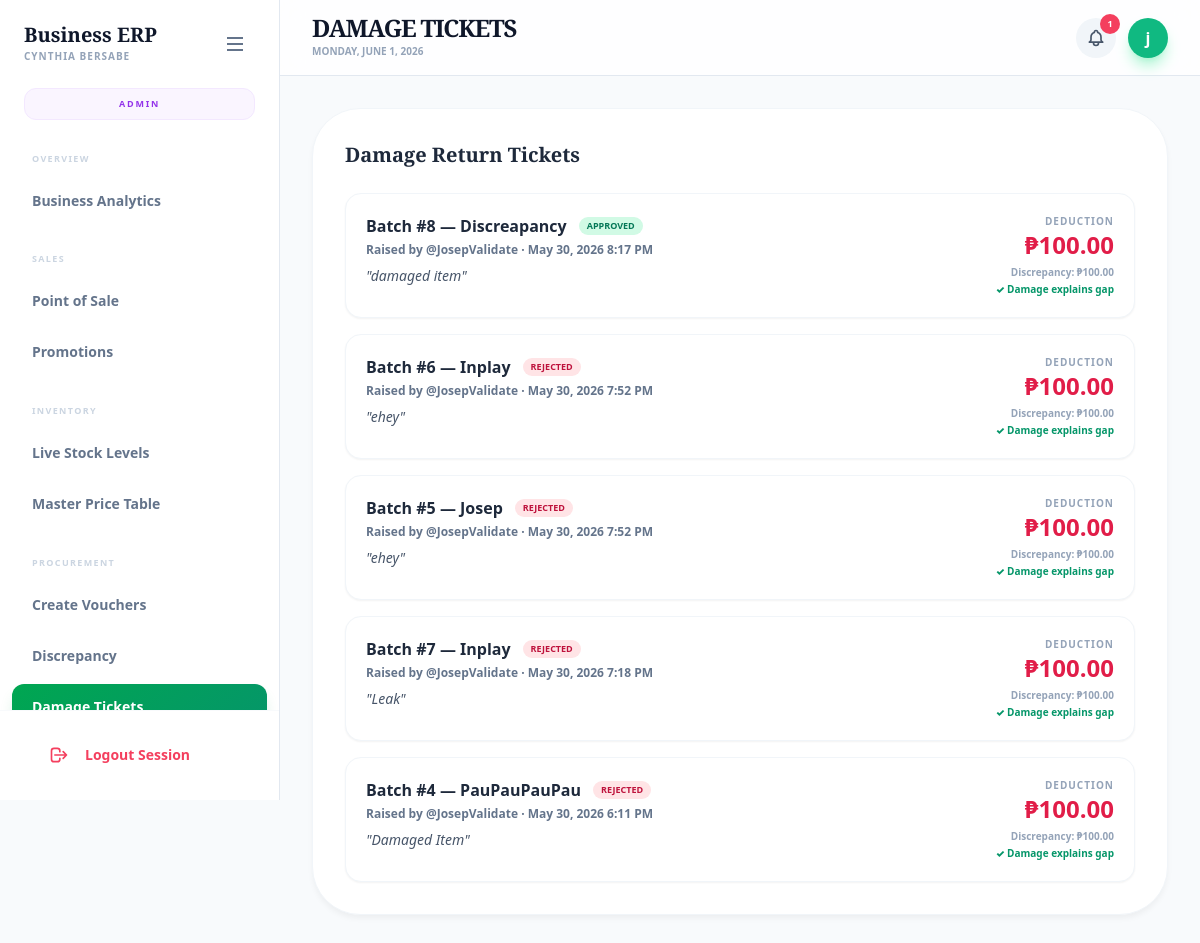
/staff/procurement/damage_review.php (signed in), run on the app's committed database.
### tables this page shows
CREATE TABLE `delivery_damage_tickets` (
  `id` int(11) NOT NULL AUTO_INCREMENT,
  `batch_id` int(11) NOT NULL,
  `raised_by` int(11) DEFAULT NULL,
  `raised_by_username` varchar(100) NOT NULL,
  `status` enum('pending','approved','rejected','expired') DEFAULT 'pending',
  `damage_summary` text DEFAULT NULL,
  `total_deduction` decimal(10,2) DEFAULT 0.00,
  `snapshot_discrepancy` decimal(10,2) DEFAULT NULL,
  `reviewed_by` int(11) DEFAULT NULL,
  `reviewed_by_username` varchar(100) DEFAULT NULL,
  `reviewed_at` datetime DEFAULT NULL,
  `admin_notes` text DEFAULT NULL,
  `created_at` timestamp NOT NULL DEFAULT current_timestamp(),
  PRIMARY KEY (`id`),
  KEY `batch_id` (`batch_id`),
  CONSTRAINT `delivery_damage_tickets_ibfk_1` FOREIGN KEY (`batch_id`) REFERENCES `receiving_batches` (`id`)
);

CREATE TABLE `receiving_batches` (
  `id` int(11) NOT NULL AUTO_INCREMENT,
  `receiver_id` int(11) DEFAULT NULL,
  `receiver_username` varchar(100) DEFAULT NULL,
  `status` enum('pending_request','pending_validation','pending_inventory','validated_tally','validated_discrepancy','on_hold','completed','rejected','pending_reprice') DEFAULT 'pending_request',
  `supplier_name` varchar(255) DEFAULT NULL,
  `supplier_contact` varchar(255) DEFAULT NULL,
  `control_subtotal` decimal(12,2) DEFAULT NULL,
  `computed_subtotal` decimal(12,2) DEFAULT NULL,
  `tally_result` enum('match','discrepancy') DEFAULT NULL,
  `request_created_by` int(11) DEFAULT NULL,
  `request_created_at` datetime DEFAULT NULL,
  `validator_id` int(11) DEFAULT NULL,
  `validated_at` datetime DEFAULT NULL,
  `resolution_action` enum('reopen_receiver','reopen_validator','override','rejected','reopen_price_checker') DEFAULT NULL,
  `resolution_by` int(11) DEFAULT NULL,
  `resolution_reason` text DEFAULT NULL,
  `resolution_at` datetime DEFAULT NULL,
  `inventory_pushed_at` datetime DEFAULT NULL,
  `created_at` timestamp NOT NULL DEFAULT current_timestamp(),
  PRIMARY KEY (`id`)
);

### staff/procurement/damage_review.php (the view, shortened to what this page needs)
<?php
include '../../config/db.php';
$tq = $conn->query(
    "SELECT ddt.*, rb.supplier_name, rb.computed_subtotal, rb.control_subtotal,
            COALESCE(ddt.snapshot_discrepancy, ABS(rb.control_subtotal - rb.computed_subtotal)) AS effective_discrepancy
     FROM delivery_damage_tickets ddt
     JOIN receiving_batches rb ON rb.id = ddt.batch_id
     ORDER BY FIELD(ddt.status,'pending','approved','rejected','expired'), ddt.created_at DESC
     LIMIT 50"
);
$tickets = $tq ? $tq->fetch_all(MYSQLI_ASSOC) : [];
include '../layout_top.php';
?>
<div class="max-w-5xl mx-auto space-y-6">
    <div class="card-modern p-8">
        <h3 class="serif-title text-xl font-black text-slate-800 mb-6">Damage Return Tickets</h3>
        <?php if (empty($tickets)): ?>
            <p class="text-slate-400 text-sm font-bold text-center py-10">No damage tickets on record.</p>
        <?php else: ?>
        <div class="space-y-4">
        <?php foreach ($tickets as $t):
            $status_cfg = match($t['status']) {
                'approved' => ['bg-emerald-100 text-emerald-700', 'Approved'],
                'rejected' => ['bg-rose-100 text-rose-700',       'Rejected'],
                'expired'  => ['bg-slate-100 text-slate-500',     'Expired — Counting Discrepancy'],
                default    => ['bg-amber-100 text-amber-700',     'Pending Review'],
            };
            $discrepancy = round(floatval($t['effective_discrepancy']), 2);
            $delta       = round(abs($discrepancy - floatval($t['total_deduction'])), 2);
            $auto_match  = $delta <= 0.01;
        ?>
        <div class="bg-white border <?= $t['status'] === 'pending' ? 'border-amber-200' : 'border-slate-100' ?> rounded-2xl overflow-hidden shadow-sm">
            <div class="p-5 flex flex-wrap items-start gap-4 justify-between">
                <div class="flex-1 min-w-0">
                    <div class="flex items-center gap-3 flex-wrap mb-1">
                        <p class="font-black text-slate-800">Batch #<?= $t['batch_id'] ?> — <?= htmlspecialchars($t['supplier_name']) ?></p>
                        <span class="text-[9px] font-black px-2 py-0.5 rounded-full <?= $status_cfg[0] ?> uppercase"><?= $status_cfg[1] ?></span>
                    </div>
                    <p class="text-xs text-slate-500 font-bold">Raised by @<?= htmlspecialchars($t['raised_by_username']) ?> · <?= date('M j, Y g:i A', strtotime($t['created_at'])) ?></p>
                    <p class="text-sm text-slate-600 mt-2 italic">"<?= htmlspecialchars($t['damage_summary']) ?>"</p>
                </div>
                <div class="text-right flex-shrink-0">
                    <p class="text-[10px] font-black text-slate-400 uppercase tracking-widest">Deduction</p>
                    <p class="text-2xl font-black text-rose-600">₱<?= number_format($t['total_deduction'], 2) ?></p>
                    <p class="text-[10px] text-slate-400 font-bold mt-1">Discrepancy: ₱<?= number_format($discrepancy, 2) ?></p>
                    <?php if ($auto_match): ?>
                    <p class="text-[10px] text-emerald-600 font-black mt-0.5">✓ Damage explains gap</p>
                    <?php else: ?>
                    <p class="text-[10px] text-amber-600 font-black mt-0.5">⚠ ₱<?= number_format($delta, 2) ?> unexplained</p>
                    <?php endif; ?>
                </div>
            </div>
        </div>
        <?php endforeach; ?>
        </div>
        <?php endif; ?>
    </div>
</div>
<?php include '../layout_bottom.php'; ?>

### assets/css/style.css (style rules this page uses)
* { box-sizing: border-box; font-family: system-ui, -apple-system, BlinkMacSystemFont, sans-serif; }
body { margin: 0; background: #f4f6f8; color: #333; }
.card-modern { background: white; padding: 2.5rem; border-radius: 3rem; border: 1px solid #f1f5f9; box-shadow: 0 4px 6px -1px rgba(0, 0, 0, 0.05); margin-bottom: 2rem; }
body, .main-content { overflow-x: hidden !important; max-width: 100vw; }

### staff/layout_top.php (style rules this page uses)
body { font-family: 'Inter', sans-serif; background-color: #f8fafc; color: #1e293b; overflow-x: hidden; }
.serif-title { font-family: 'Playfair Display', serif; }

### staff/layout_bottom.php (style rules this page uses)
body { animation: fadeIn .3s ease-in; }

### data on the page
delivery_damage_tickets: batch "8", batch.supplier_name "Discreapancy", status "APPROVED", raised_by_username "JosepValidate", created_at "May 30, 2026 8:17 PM", damage_summary "damaged item", total_deduction "100.00", discrepancy "100.00", shows "✓ Damage explains gap"
delivery_damage_tickets: batch "6", batch.supplier_name "Inplay", status "REJECTED", raised_by_username "JosepValidate", created_at "May 30, 2026 7:52 PM", damage_summary "ehey", total_deduction "100.00", discrepancy "100.00", shows "✓ Damage explains gap"
delivery_damage_tickets: batch "5", batch.supplier_name "Josep", status "REJECTED", raised_by_username "JosepValidate", created_at "May 30, 2026 7:52 PM", damage_summary "ehey", total_deduction "100.00", discrepancy "100.00", shows "✓ Damage explains gap"
delivery_damage_tickets: batch "7", batch.supplier_name "Inplay", status "REJECTED", raised_by_username "JosepValidate", created_at "May 30, 2026 7:18 PM", damage_summary "Leak", total_deduction "100.00", discrepancy "100.00", shows "✓ Damage explains gap"
delivery_damage_tickets: batch "4", batch.supplier_name "PauPauPauPau", status "REJECTED", raised_by_username "JosepValidate", created_at "May 30, 2026 6:11 PM", damage_summary "Damaged Item", total_deduction "100.00", discrepancy "100.00", shows "✓ Damage explains gap"

### other printed values
$badge_label "ADMIN"
$section "OVERVIEW"
$titles[$file] "Business Analytics"
$section "SALES"
$titles[$file] "Point of Sale"
$titles[$file] "Promotions"
$section "INVENTORY"
$titles[$file] "Live Stock Levels"
$titles[$file] "Master Price Table"
$section "PROCUREMENT"
$titles[$file] "Create Vouchers"
$titles[$file] "Discrepancy"
$page_title "DAMAGE TICKETS"
min($notif_count, 99) "1"
substr($username, 0, 1) "j"
